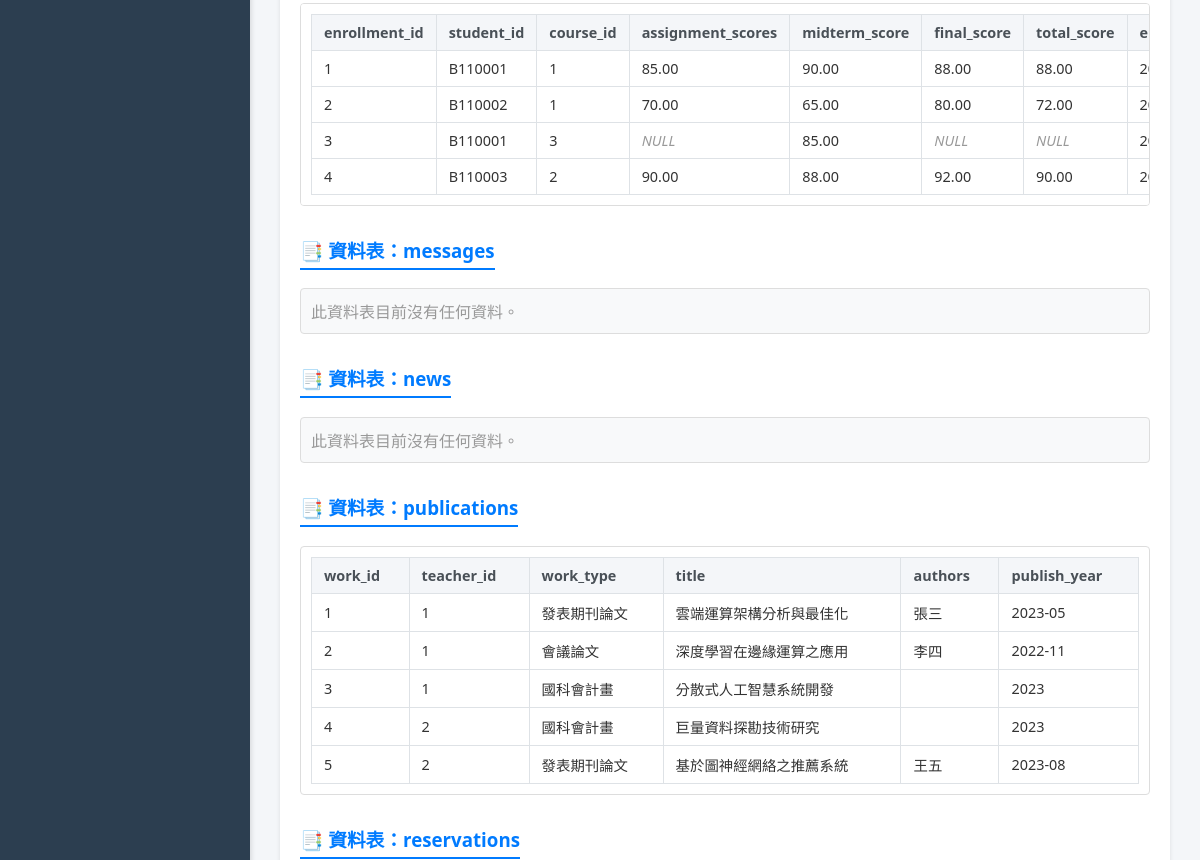
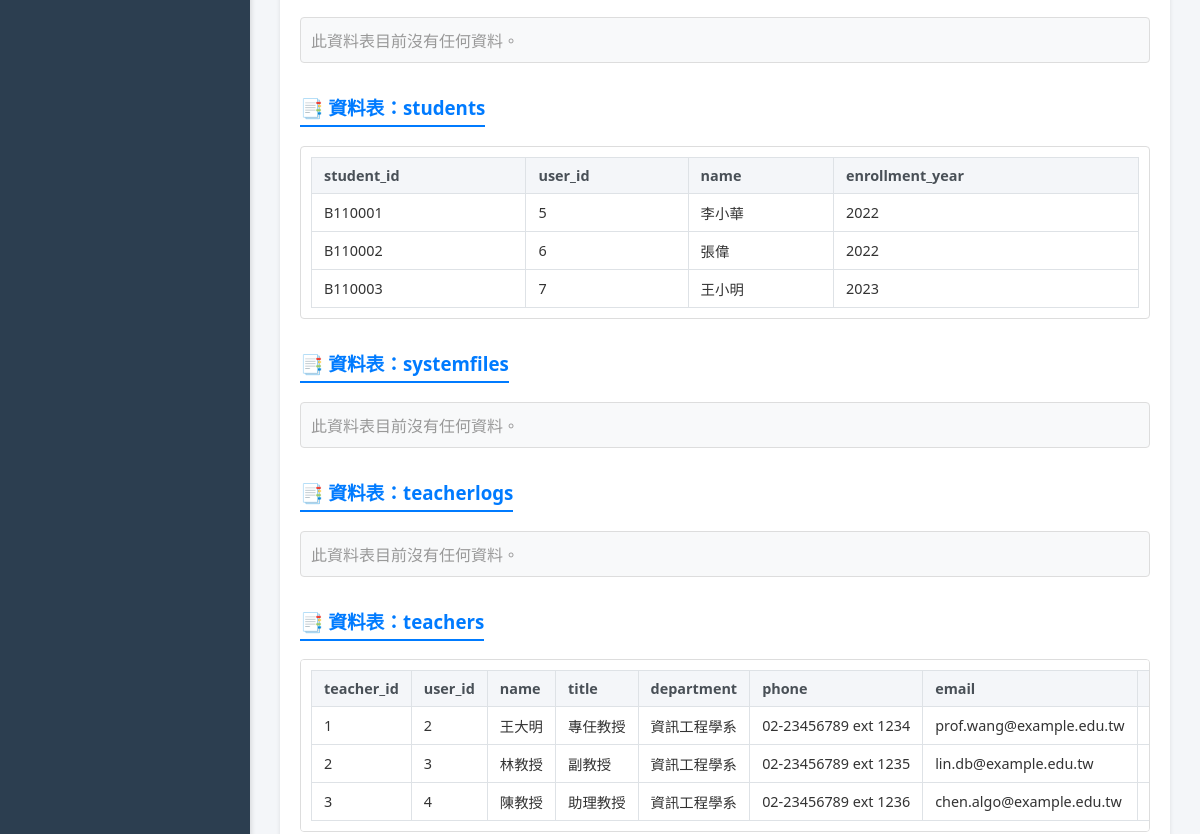
Page /index.php?page=view_database (signed in, middle part) on the earlier database version (2 pictures, top to bottom).
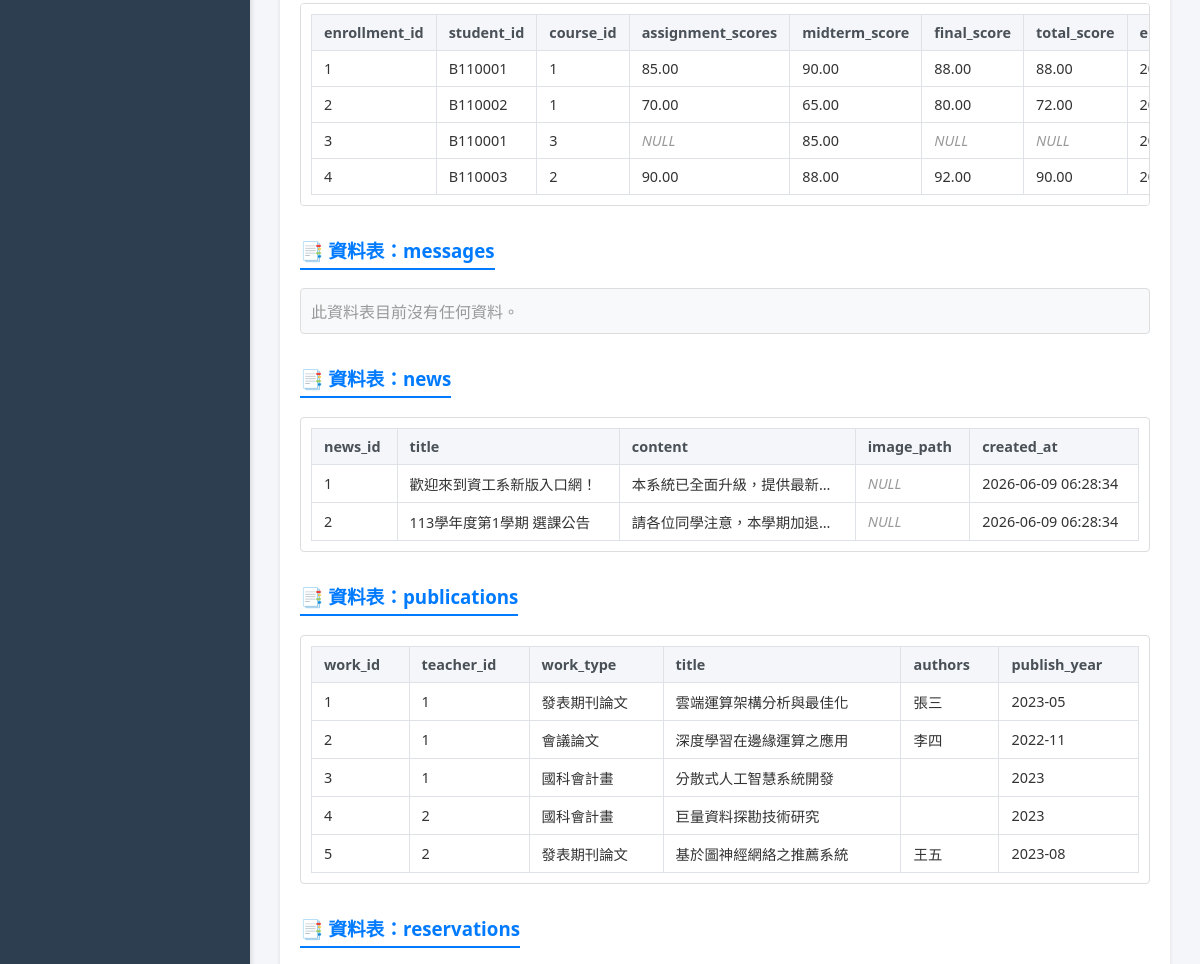
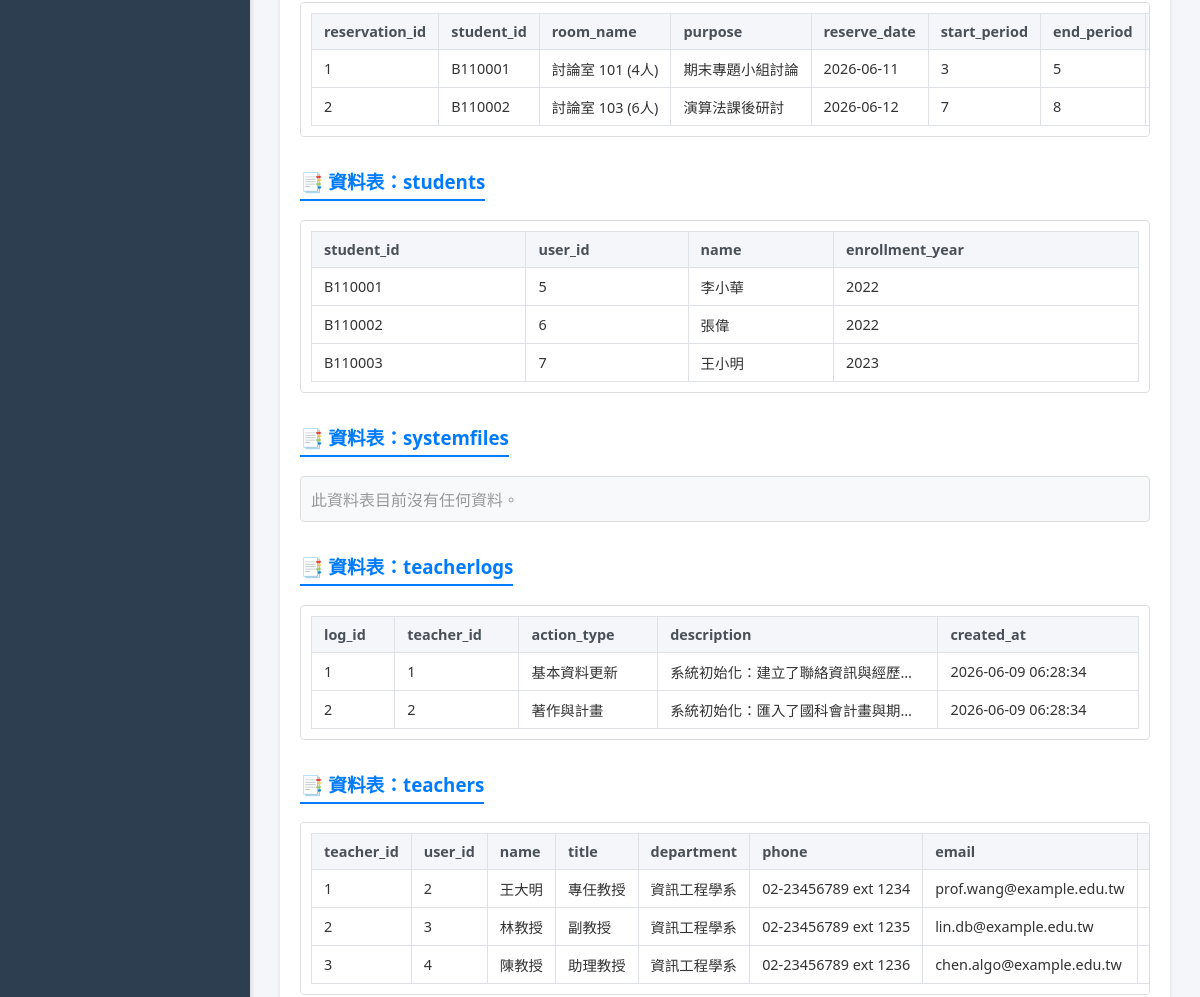
Same page on the later database version (2 pictures, top to bottom).
### tables this page shows
CREATE TABLE Enrollments (
    enrollment_id INT AUTO_INCREMENT PRIMARY KEY,
    student_id VARCHAR(20),
    course_id INT,
    assignment_scores DECIMAL(5, 2) DEFAULT NULL,
    midterm_score DECIMAL(5, 2) DEFAULT NULL,
    final_score DECIMAL(5, 2) DEFAULT NULL,
    total_score DECIMAL(5, 2) DEFAULT NULL,
    enrolled_at TIMESTAMP DEFAULT CURRENT_TIMESTAMP,
    UNIQUE KEY(student_id, course_id),
    FOREIGN KEY (student_id) REFERENCES Students(student_id) ON DELETE CASCADE,
    FOREIGN KEY (course_id) REFERENCES Courses(course_id) ON DELETE CASCADE
);

CREATE TABLE Publications (
    work_id INT AUTO_INCREMENT PRIMARY KEY,
    teacher_id INT NOT NULL,
    work_type VARCHAR(100) NOT NULL,
    title VARCHAR(255) NOT NULL,
    authors TEXT COMMENT '其他作者(不含教師本人)',
    publish_year VARCHAR(50),
    FOREIGN KEY (teacher_id) REFERENCES Teachers(teacher_id) ON DELETE CASCADE
);

CREATE TABLE Students (
    student_id VARCHAR(20) PRIMARY KEY,
    user_id INT NOT NULL,
    name VARCHAR(100) NOT NULL,
    enrollment_year INT,
    FOREIGN KEY (user_id) REFERENCES Users(id) ON DELETE CASCADE
);

CREATE TABLE Teachers (
    teacher_id INT PRIMARY KEY,
    user_id INT NOT NULL,
    name VARCHAR(100) NOT NULL,
    title VARCHAR(100),
    department VARCHAR(100) DEFAULT '資訊工程學系',
    phone VARCHAR(20),
    email VARCHAR(100),
    office_hours VARCHAR(100) DEFAULT NULL COMMENT '請益時間',
    lab_name VARCHAR(100) DEFAULT NULL COMMENT '實驗室名稱',
    lab_info TEXT DEFAULT NULL COMMENT '實驗室簡介與研究方向',
    teaching_experience TEXT DEFAULT NULL COMMENT '校內教學經歷',
    external_experience TEXT DEFAULT NULL COMMENT '校外經歷',
    FOREIGN KEY (user_id) REFERENCES Users(id) ON DELETE CASCADE
);

CREATE TABLE News (
    news_id INT AUTO_INCREMENT PRIMARY KEY,
    title VARCHAR(255) NOT NULL,
    content TEXT NOT NULL,
    image_path VARCHAR(255) DEFAULT NULL,
    created_at TIMESTAMP DEFAULT CURRENT_TIMESTAMP
);

CREATE TABLE Reservations (
    reservation_id INT AUTO_INCREMENT PRIMARY KEY,
    student_id VARCHAR(20) NOT NULL,
    room_name VARCHAR(50) NOT NULL,
    purpose TEXT NOT NULL,
    reserve_date DATE NOT NULL COMMENT '借用日期',
    start_period INT NOT NULL COMMENT '開始節次 (1-14)',
    end_period INT NOT NULL COMMENT '結束節次 (1-14)',
    status ENUM('Pending', 'Approved', 'Rejected') DEFAULT 'Pending',
    reject_reason TEXT DEFAULT NULL,
    FOREIGN KEY (student_id) REFERENCES Students(student_id) ON DELETE CASCADE
);

CREATE TABLE TeacherLogs (
    log_id INT AUTO_INCREMENT PRIMARY KEY,
    teacher_id INT NOT NULL,
    action_type VARCHAR(50) NOT NULL COMMENT '動作分類',
    description TEXT NOT NULL COMMENT '異動細節',
    created_at TIMESTAMP DEFAULT CURRENT_TIMESTAMP,
    FOREIGN KEY (teacher_id) REFERENCES Teachers(teacher_id) ON DELETE CASCADE
);

### modules/admin/view_database.php (the view, shortened to what this page needs)
<div class="card">
    <?php
    if ($_SESSION['role'] != 'Admin') {
        echo "<p style='color:red;'>無權限。只有管理員可以瀏覽此頁面。</p>";
    } else {
        $tables = [];
        $tables_result = $conn->query("SHOW TABLES");
        if ($tables_result) {
            while ($row = $tables_result->fetch_row()) {
                $tables[] = $row[0];
            }
        }
        if (!empty($tables)) {
            foreach ($tables as $table_name) {
                echo "<h3 style='margin-top: 30px; color: #007bff; border-bottom: 2px solid #007bff; padding-bottom: 5px; display: inline-block;'>📑 資料表：{$table_name}</h3>";
                $data_result = $conn->query("SELECT * FROM `{$table_name}`");
                if ($data_result->num_rows > 0) {
                    echo "<div style='overflow-x: auto; background: #fff; padding: 10px; border: 1px solid #ddd; border-radius: 4px;'>";
                    echo "<table style='width:100%; text-align:left; border-collapse: collapse; font-size: 0.9em; white-space: nowrap;'>";
                    echo "<tr style='background:#f4f6f9;'>";
                    $fields = $data_result->fetch_fields();
                    foreach ($fields as $field) {
                        echo "<th style='padding:8px 12px; border: 1px solid #dee2e6; color: #495057;'>" . htmlspecialchars($field->name) . "</th>";
                    }
                    echo "</tr>";
                    while ($data_row = $data_result->fetch_assoc()) {
                        echo "<tr style='border-bottom:1px solid #e0e0e0; background: #fff;' onmouseover=\"this.style.background='#f9f9f9'\" onmouseout=\"this.style.background='#fff'\">";
                        foreach ($data_row as $key => $value) {
                            if ($value === null) {
                                echo "<td style='padding:8px 12px; border: 1px solid #dee2e6; color: #999; font-style: italic;'>NULL</td>";
                            } else {
                                $safe_val = htmlspecialchars((string)$value, ENT_QUOTES, 'UTF-8');
                                echo "<td style='padding:8px 12px; border: 1px solid #dee2e6; color: #333; max-width: 200px; overflow: hidden; text-overflow: ellipsis; white-space: nowrap;' title='{$safe_val}'>" . $safe_val . "</td>";
                            }
                        }
                        echo "</tr>";
                    }
                    echo "</table>";
                    echo "</div>";
                } else {
                    echo "<div style='background: #f8f9fa; padding: 10px; border-radius: 4px; border: 1px solid #ddd;'>";
                    echo "<span style='color:#999;'>此資料表目前沒有任何資料。</span>";
                    echo "</div>";
                }
            }
        } else {
            echo "<p style='color:red;'>無法讀取資料庫結構，或資料庫中沒有任何表單。</p>";
        }
    }
    ?>
</div>

Differences in the rows shown:
added news: news_id "1", title "歡迎來到資工系新版入口網！", content "本系統已全面升級，提供最新…", created_at "2026-06-09 06:28:34"
added news: news_id "2", title "113學年度第1學期 選課公告", content "請各位同學注意，本學期加退…", created_at "2026-06-09 06:28:34"
added reservations: reservation_id "1", student "B110001", room_name "討論室 101 (4人)", purpose "期末專題小組討論", reserve_date "2026-06-11", start_period "3", end_period "5"
added reservations: reservation_id "2", student "B110002", room_name "討論室 103 (6人)", purpose "演算法課後研討", reserve_date "2026-06-12", start_period "7", end_period "8"
added teacherlogs: log_id "1", teacher "1", action_type "基本資料更新", description "系統初始化：建立了聯絡資訊與經歷…", created_at "2026-06-09 06:28:34"
added teacherlogs: log_id "2", teacher "2", action_type "著作與計畫", description "系統初始化：匯入了國科會計畫與期…", created_at "2026-06-09 06:28:34"
Other differences:
list line gone: "此資料表目前沒有任何資料。"
new list line: "news_id title content image_path created_at"
new list line: "reservation_id student_id room_name purpose reserve_date start_period end_period"
new list line: "log_id teacher_id action_type description created_at"
